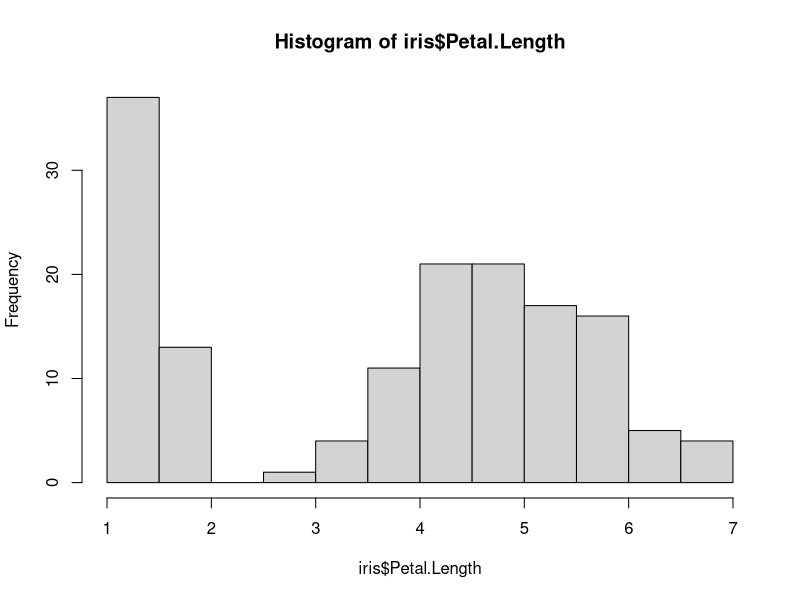
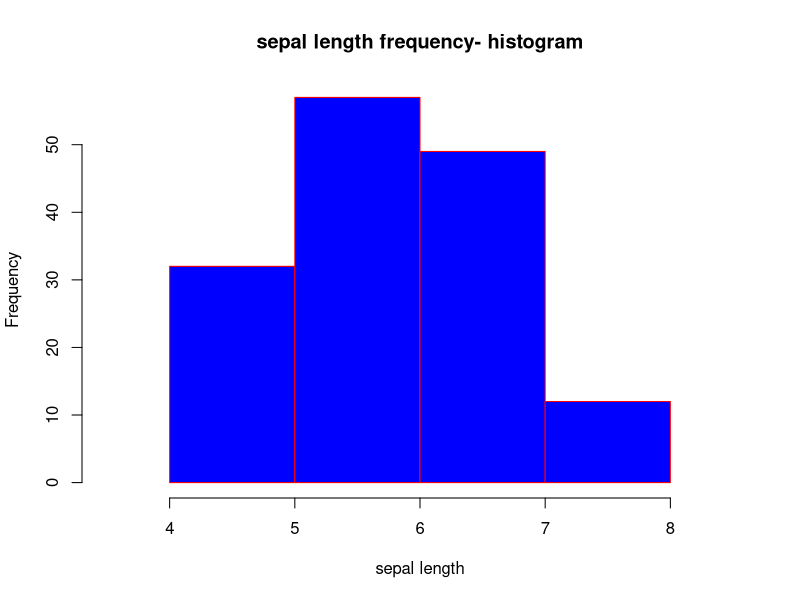
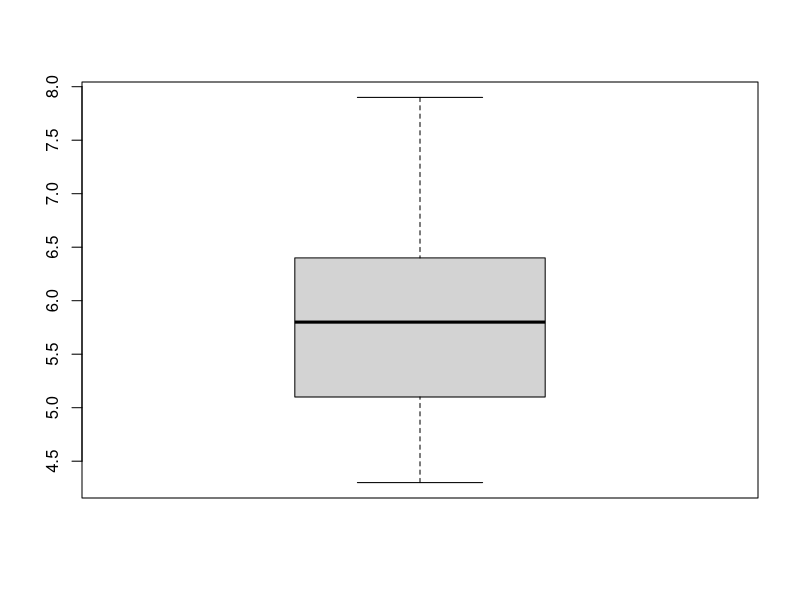
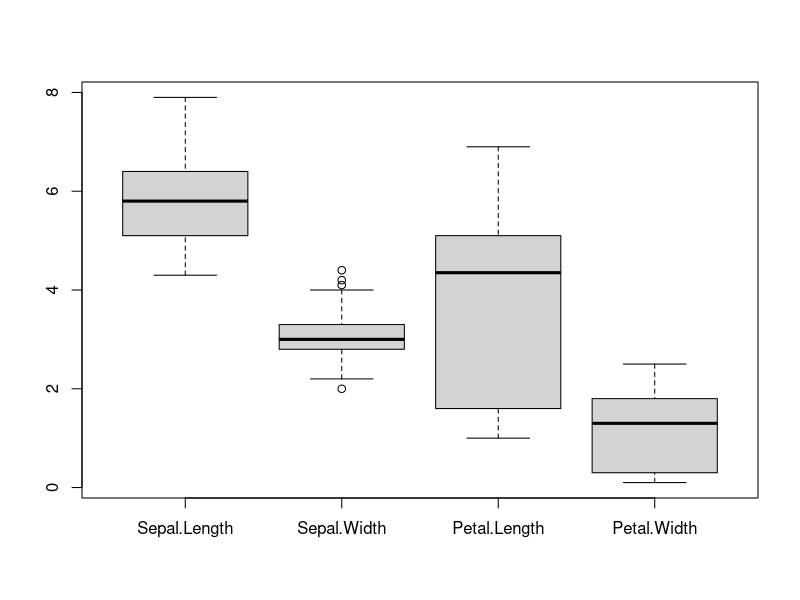
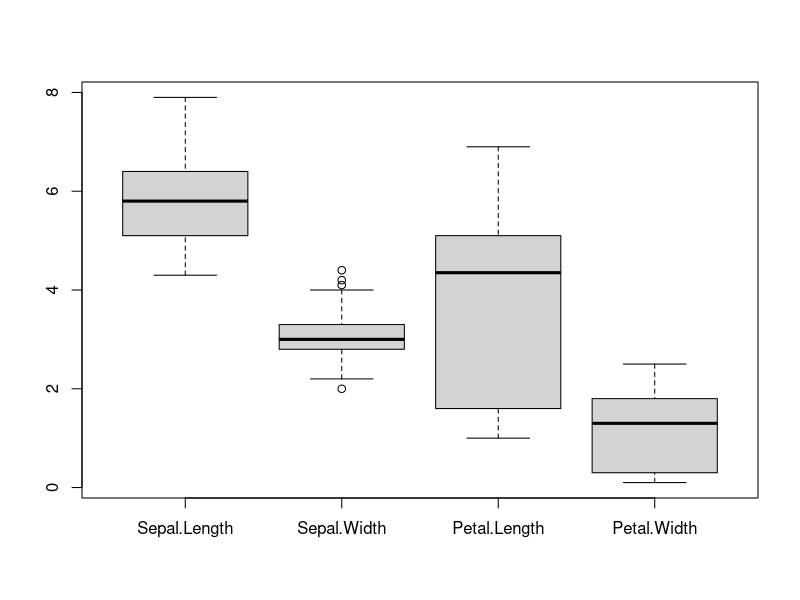
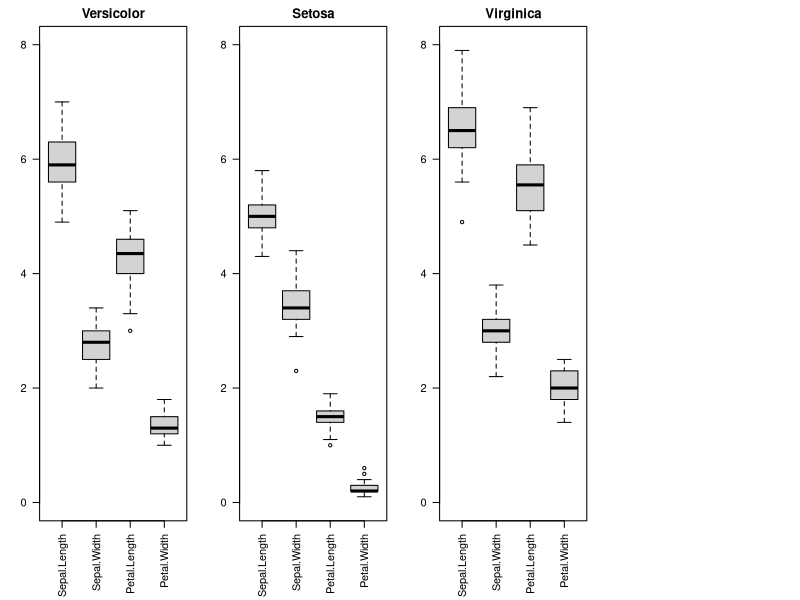

Reproduce these figures in R, in order.
library(datasets)

data("iris")

names(iris)

dim(iris)

View(iris)

str(iris)

min(iris$Sepal.Length)

max(iris$Sepal.Length)

mean(iris$Sepal.Length)

range(iris$Sepal.Length)

sd(iris$Sepal.Length)

var(iris$Sepal.Length)

summary(iris)
  
summary(iris$Sepal.Length)

quantile(iris$Sepal.Length)

quantile(iris$Sepal.Length,c(0.3, 0.6))

hist(iris$Petal.Length)

h<-hist(iris$Sepal.Length,main= "sepal length frequency- histogram", xlab="sepal length", xlim=c(3.5,8.5), col="blue",border = "red",breaks =5)

boxplot(iris$Sepal.Length)

boxplot(iris[,-5])

myboxplot<-boxplot(iris[,-5])

irisVer <- subset(iris, Species == "versicolor")
irisSet <- subset(iris, Species == "setosa")
irisVir <- subset(iris, Species == "virginica")

par(mfrow=c(1,4),mar=c(6,3,2,1))

boxplot(irisVer[,1:4], main="Versicolor",ylim = c(0,8),las=2)

boxplot(irisSet[,1:4], main="Setosa",ylim = c(0,8),las=2)

boxplot(irisVir[,1:4], main="Virginica",ylim = c(0,8),las=2)

